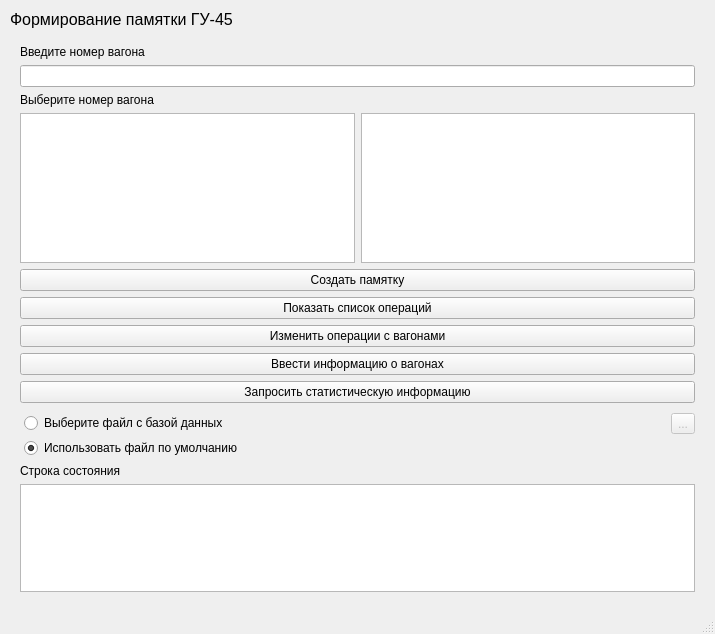
<?xml version="1.0" encoding="UTF-8"?>
<ui version="4.0">
 <class>MainWindow</class>
 <widget class="QMainWindow" name="MainWindow">
  <property name="windowModality">
   <enum>Qt::NonModal</enum>
  </property>
  <property name="enabled">
   <bool>true</bool>
  </property>
  <property name="geometry">
   <rect>
    <x>0</x>
    <y>0</y>
    <width>715</width>
    <height>634</height>
   </rect>
  </property>
  <property name="minimumSize">
   <size>
    <width>200</width>
    <height>0</height>
   </size>
  </property>
  <property name="windowTitle">
   <string>MainWindow</string>
  </property>
  <property name="autoFillBackground">
   <bool>false</bool>
  </property>
  <widget class="QWidget" name="centralwidget">
   <property name="enabled">
    <bool>true</bool>
   </property>
   <layout class="QGridLayout" name="gridLayout_8">
    <property name="leftMargin">
     <number>10</number>
    </property>
    <property name="topMargin">
     <number>10</number>
    </property>
    <property name="rightMargin">
     <number>10</number>
    </property>
    <property name="bottomMargin">
     <number>10</number>
    </property>
    <item row="1" column="0">
     <layout class="QVBoxLayout" name="verticalLayout">
      <property name="leftMargin">
       <number>10</number>
      </property>
      <property name="topMargin">
       <number>10</number>
      </property>
      <property name="rightMargin">
       <number>10</number>
      </property>
      <property name="bottomMargin">
       <number>10</number>
      </property>
      <item>
       <widget class="QLabel" name="label_3">
        <property name="text">
         <string>Введите номер вагона</string>
        </property>
       </widget>
      </item>
      <item>
       <widget class="QLineEdit" name="lineEdit"/>
      </item>
      <item>
       <widget class="QLabel" name="label_4">
        <property name="text">
         <string>Выберите номер вагона</string>
        </property>
       </widget>
      </item>
      <item>
       <layout class="QGridLayout" name="gridLayout">
        <item row="0" column="0">
         <widget class="QListWidget" name="listWidget">
          <property name="enabled">
           <bool>true</bool>
          </property>
          <property name="showDropIndicator" stdset="0">
           <bool>true</bool>
          </property>
         </widget>
        </item>
        <item row="0" column="1">
         <widget class="QListWidget" name="listWidget_2">
          <property name="enabled">
           <bool>true</bool>
          </property>
         </widget>
        </item>
       </layout>
      </item>
      <item>
       <layout class="QGridLayout" name="gridLayout_6"/>
      </item>
      <item>
       <widget class="QPushButton" name="pushButton">
        <property name="text">
         <string>Создать памятку</string>
        </property>
       </widget>
      </item>
      <item>
       <widget class="QPushButton" name="pushButton_2">
        <property name="text">
         <string>Показать список операций</string>
        </property>
       </widget>
      </item>
      <item>
       <widget class="QPushButton" name="pushButton_3">
        <property name="text">
         <string>Изменить операции с вагонами</string>
        </property>
       </widget>
      </item>
      <item>
       <widget class="QPushButton" name="pushButton_4">
        <property name="text">
         <string>Ввести информацию о вагонах</string>
        </property>
       </widget>
      </item>
      <item>
       <widget class="QPushButton" name="pushButton_5">
        <property name="enabled">
         <bool>true</bool>
        </property>
        <property name="text">
         <string>Запросить статистическую информацию</string>
        </property>
       </widget>
      </item>
      <item>
       <layout class="QGridLayout" name="gridLayout_7">
        <property name="sizeConstraint">
         <enum>QLayout::SetDefaultConstraint</enum>
        </property>
        <property name="leftMargin">
         <number>4</number>
        </property>
        <property name="topMargin">
         <number>4</number>
        </property>
        <property name="horizontalSpacing">
         <number>6</number>
        </property>
        <property name="verticalSpacing">
         <number>4</number>
        </property>
        <item row="1" column="1">
         <widget class="QToolButton" name="toolButton">
          <property name="enabled">
           <bool>false</bool>
          </property>
          <property name="sizePolicy">
           <sizepolicy hsizetype="Fixed" vsizetype="Fixed">
            <horstretch>0</horstretch>
            <verstretch>0</verstretch>
           </sizepolicy>
          </property>
          <property name="text">
           <string>...</string>
          </property>
          <property name="autoRaise">
           <bool>false</bool>
          </property>
         </widget>
        </item>
        <item row="1" column="0">
         <widget class="QRadioButton" name="radioButton">
          <property name="enabled">
           <bool>true</bool>
          </property>
          <property name="text">
           <string>Выберите файл с базой данных</string>
          </property>
          <property name="checked">
           <bool>false</bool>
          </property>
         </widget>
        </item>
        <item row="2" column="0">
         <widget class="QRadioButton" name="radioButton_2">
          <property name="text">
           <string>Использовать файл по умолчанию</string>
          </property>
          <property name="checked">
           <bool>true</bool>
          </property>
         </widget>
        </item>
       </layout>
      </item>
      <item>
       <widget class="QLabel" name="label_2">
        <property name="text">
         <string>Строка состояния</string>
        </property>
       </widget>
      </item>
      <item>
       <widget class="QTextEdit" name="textEdit_2">
        <property name="enabled">
         <bool>true</bool>
        </property>
        <property name="maximumSize">
         <size>
          <width>16777215</width>
          <height>150</height>
         </size>
        </property>
       </widget>
      </item>
     </layout>
    </item>
    <item row="0" column="0">
     <widget class="QLabel" name="label">
      <property name="font">
       <font>
        <pointsize>12</pointsize>
       </font>
      </property>
      <property name="text">
       <string>Формирование памятки ГУ-45</string>
      </property>
     </widget>
    </item>
   </layout>
  </widget>
  <widget class="QMenuBar" name="menubar">
   <property name="geometry">
    <rect>
     <x>0</x>
     <y>0</y>
     <width>715</width>
     <height>26</height>
    </rect>
   </property>
  </widget>
  <widget class="QStatusBar" name="statusbar"/>
 </widget>
 <resources/>
 <connections/>
</ui>
